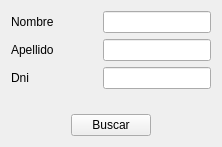
<?xml version="1.0" encoding="UTF-8"?>
<ui version="4.0">
 <class>Form</class>
 <widget class="QWidget" name="Form">
  <property name="geometry">
   <rect>
    <x>0</x>
    <y>0</y>
    <width>222</width>
    <height>147</height>
   </rect>
  </property>
  <property name="windowTitle">
   <string>Form</string>
  </property>
  <layout class="QGridLayout" name="gridLayout_4">
   <item row="0" column="0">
    <layout class="QGridLayout" name="gridLayout_3">
     <item row="0" column="0">
      <layout class="QGridLayout" name="gridLayout_2">
       <item row="0" column="0">
        <widget class="QLabel" name="label">
         <property name="text">
          <string>Nombre</string>
         </property>
        </widget>
       </item>
       <item row="0" column="1">
        <spacer name="horizontalSpacer_3">
         <property name="orientation">
          <enum>Qt::Horizontal</enum>
         </property>
         <property name="sizeHint" stdset="0">
          <size>
           <width>18</width>
           <height>20</height>
          </size>
         </property>
        </spacer>
       </item>
       <item row="0" column="2">
        <widget class="QLineEdit" name="lineEdit"/>
       </item>
       <item row="1" column="0">
        <widget class="QLabel" name="label_2">
         <property name="text">
          <string>Apellido</string>
         </property>
        </widget>
       </item>
       <item row="1" column="2">
        <widget class="QLineEdit" name="lineEdit_2"/>
       </item>
       <item row="2" column="0">
        <widget class="QLabel" name="label_3">
         <property name="text">
          <string>Dni</string>
         </property>
        </widget>
       </item>
       <item row="2" column="2">
        <widget class="QLineEdit" name="lineEdit_3"/>
       </item>
      </layout>
     </item>
     <item row="1" column="0">
      <spacer name="verticalSpacer">
       <property name="orientation">
        <enum>Qt::Vertical</enum>
       </property>
       <property name="sizeHint" stdset="0">
        <size>
         <width>20</width>
         <height>15</height>
        </size>
       </property>
      </spacer>
     </item>
     <item row="2" column="0">
      <layout class="QGridLayout" name="gridLayout">
       <item row="0" column="0">
        <spacer name="horizontalSpacer">
         <property name="orientation">
          <enum>Qt::Horizontal</enum>
         </property>
         <property name="sizeHint" stdset="0">
          <size>
           <width>40</width>
           <height>20</height>
          </size>
         </property>
        </spacer>
       </item>
       <item row="0" column="1">
        <widget class="QPushButton" name="pushButton">
         <property name="text">
          <string>Buscar</string>
         </property>
         <property name="icon">
          <iconset resource="Icons/Icons.qrc">
           <normaloff>:/new/Icons/1349716375_monotone_search_zoom.png</normaloff>:/new/Icons/1349716375_monotone_search_zoom.png</iconset>
         </property>
        </widget>
       </item>
       <item row="0" column="2">
        <spacer name="horizontalSpacer_2">
         <property name="orientation">
          <enum>Qt::Horizontal</enum>
         </property>
         <property name="sizeHint" stdset="0">
          <size>
           <width>40</width>
           <height>20</height>
          </size>
         </property>
        </spacer>
       </item>
      </layout>
     </item>
    </layout>
   </item>
  </layout>
 </widget>
 <resources>
  <include location="Icons/Icons.qrc"/>
 </resources>
 <connections/>
</ui>
